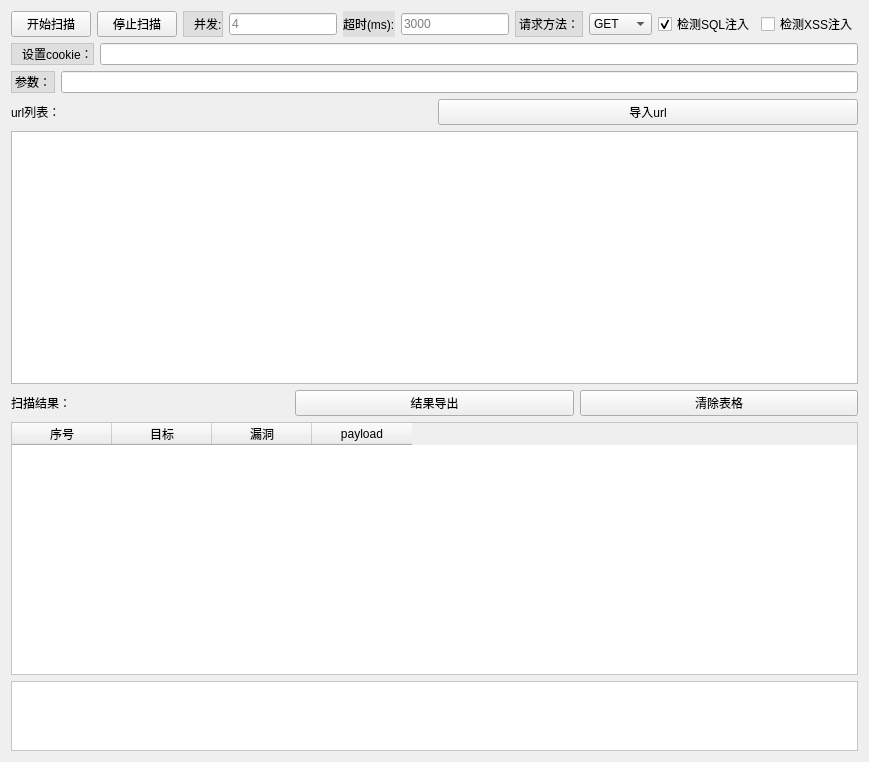
          <widget class="QWidget" name="tab_17">
           <attribute name="title">
            <string>扫描</string>
           </attribute>
           <layout class="QGridLayout" name="gridLayout_4">
            <item row="0" column="0">
             <layout class="QVBoxLayout" name="verticalLayout_13" stretch="1,1,0,1,5,1,5,1">
              <item>
               <layout class="QHBoxLayout" name="horizontalLayout_27">
                <item>
                 <widget class="QPushButton" name="pushButton_30">
                  <property name="text">
                   <string>开始扫描</string>
                  </property>
                 </widget>
                </item>
                <item>
                 <widget class="QPushButton" name="pushButton_28">
                  <property name="text">
                   <string>停止扫描</string>
                  </property>
                 </widget>
                </item>
                <item>
                 <widget class="QLabel" name="label_49">
                  <property name="styleSheet">
                   <string notr="true">QLabel{
	border:1px solid rgb(197, 197, 197);
	background-color:rgb(223, 223, 223)
}</string>
                  </property>
                  <property name="text">
                   <string>并发:</string>
                  </property>
                  <property name="margin">
                   <number>0</number>
                  </property>
                  <property name="indent">
                   <number>10</number>
                  </property>
                 </widget>
                </item>
                <item>
                 <widget class="QLineEdit" name="lineEdit_21">
                  <property name="placeholderText">
                   <string>4</string>
                  </property>
                 </widget>
                </item>
                <item>
                 <widget class="QLabel" name="label_48">
                  <property name="styleSheet">
                   <string notr="true">QLabel{
	border:1px solid #rgb(0, 0, 0);
	background-color:rgb(223, 223, 223)
}</string>
                  </property>
                  <property name="text">
                   <string>超时(ms):</string>
                  </property>
                 </widget>
                </item>
                <item>
                 <widget class="QLineEdit" name="lineEdit_20">
                  <property name="placeholderText">
                   <string>3000</string>
                  </property>
                 </widget>
                </item>
                <item>
                 <widget class="QLabel" name="label_17">
                  <property name="styleSheet">
                   <string notr="true">QLabel{
	border:1px solid rgb(197, 197, 197);
	background-color:rgb(223, 223, 223)
}</string>
                  </property>
                  <property name="text">
                   <string>请求方法：</string>
                  </property>
                 </widget>
                </item>
                <item>
                 <widget class="QComboBox" name="comboBox_4">
                  <item>
                   <property name="text">
                    <string>GET</string>
                   </property>
                  </item>
                  <item>
                   <property name="text">
                    <string>POST</string>
                   </property>
                  </item>
                 </widget>
                </item>
                <item>
                 <widget class="QCheckBox" name="checkBox_21">
                  <property name="text">
                   <string>检测SQL注入</string>
                  </property>
                  <property name="checked">
                   <bool>true</bool>
                  </property>
                  <attribute name="buttonGroup">
                   <string notr="true">buttonGroup_9</string>
                  </attribute>
                 </widget>
                </item>
                <item>
                 <widget class="QCheckBox" name="checkBox_22">
                  <property name="text">
                   <string>检测XSS注入</string>
                  </property>
                  <attribute name="buttonGroup">
                   <string notr="true">buttonGroup_9</string>
                  </attribute>
                 </widget>
                </item>
               </layout>
              </item>
              <item>
               <layout class="QHBoxLayout" name="horizontalLayout_25">
                <item>
                 <widget class="QLabel" name="label_63">
                  <property name="styleSheet">
                   <string notr="true">QLabel{
	border:1px solid rgb(197, 197, 197);
	background-color:rgb(223, 223, 223)
}</string>
                  </property>
                  <property name="text">
                   <string>设置cookie：</string>
                  </property>
                  <property name="margin">
                   <number>0</number>
                  </property>
                  <property name="indent">
                   <number>10</number>
                  </property>
                 </widget>
                </item>
                <item>
                 <widget class="QLineEdit" name="lineEdit_28">
                  <property name="placeholderText">
                   <string/>
                  </property>
                 </widget>
                </item>
               </layout>
              </item>
              <item>
               <layout class="QHBoxLayout" name="horizontalLayout_28">
                <item>
                 <widget class="QLabel" name="label_16">
                  <property name="styleSheet">
                   <string notr="true">QLabel{
	border:1px solid rgb(197, 197, 197);
	background-color:rgb(223, 223, 223)
}</string>
                  </property>
                  <property name="text">
                   <string>参数：</string>
                  </property>
                 </widget>
                </item>
                <item>
                 <widget class="QLineEdit" name="lineEdit_18"/>
                </item>
               </layout>
              </item>
              <item>
               <layout class="QHBoxLayout" name="horizontalLayout_24">
                <item>
                 <widget class="QLabel" name="label_40">
                  <property name="text">
                   <string>url列表：</string>
                  </property>
                 </widget>
                </item>
                <item>
                 <widget class="QPushButton" name="pushButton_26">
                  <property name="text">
                   <string>导入url</string>
                  </property>
                 </widget>
                </item>
               </layout>
              </item>
              <item>
               <widget class="QPlainTextEdit" name="plainTextEdit_11">
                <property name="styleSheet">
                 <string notr="true">QTextEdit{
background-color:rgb(255, 255, 255)
}</string>
                </property>
                <property name="plainText">
                 <string/>
                </property>
                <property name="placeholderText">
                 <string>请输入url，以逗号分隔，或一行一个。</string>
                </property>
               </widget>
              </item>
              <item>
               <layout class="QHBoxLayout" name="horizontalLayout_23">
                <item>
                 <widget class="QLabel" name="label_39">
                  <property name="text">
                   <string>扫描结果：</string>
                  </property>
                 </widget>
                </item>
                <item>
                 <widget class="QPushButton" name="pushButton_25">
                  <property name="text">
                   <string>结果导出</string>
                  </property>
                 </widget>
                </item>
                <item>
                 <widget class="QPushButton" name="pushButton_36">
                  <property name="text">
                   <string>清除表格</string>
                  </property>
                 </widget>
                </item>
               </layout>
              </item>
              <item>
               <widget class="QTableWidget" name="tableWidget_10">
                <property name="styleSheet">
                 <string notr="true">QTableWidget{
background-color:rgb(255, 255, 255)
}</string>
                </property>
                <column>
                 <property name="text">
                  <string>序号</string>
                 </property>
                </column>
                <column>
                 <property name="text">
                  <string>目标</string>
                 </property>
                </column>
                <column>
                 <property name="text">
                  <string>漏洞</string>
                 </property>
                </column>
                <column>
                 <property name="text">
                  <string>payload</string>
                 </property>
                </column>
               </widget>
              </item>
              <item>
               <widget class="QTextBrowser" name="textBrowser_8">
                <property name="styleSheet">
                 <string notr="true">QTextBrowser{
	border:1px solid rgb(197, 197, 197);
	background-color:rgb(255, 255, 255);
}</string>
                </property>
               </widget>
              </item>
             </layout>
            </item>
           </layout>
          </widget>
